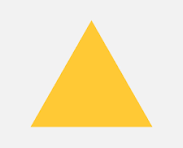
#> input picture CVOpen_Learning/Contour and shape detection/shape.png, 183 x 148 px, found by its file name
$ python contour_fun.py
#> lines starting #> are read from the running program, lines starting #| are printed output that depends on the picture; after the words box and inside, x2 and y2 are one past the last pixel; in counts of white or black regions, pixels touching at a corner belong together
import cv2

img = cv2.imread(r"C:\Users\subin\OneDrive\Desktop\Python_Project\CVOpen_Learning\Contour and shape detection\shape.png")
#> img is the input picture: shape (148, 183, 3); mean B, G, R 196.6, 232.1, 245.1
gray = cv2.cvtColor(img, cv2.COLOR_BGR2GRAY)
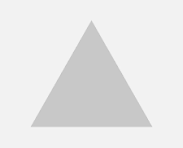
#> gray: shape (148, 183); min 195, max 243, mean 231.9

_, thresh = cv2.threshold(gray, 200, 255, cv2.THRESH_BINARY)
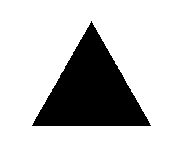
#> thresh: shape (148, 183); 76.9% white; 1 black region

#Find Contours

contours, hierarchy = cv2.findContours(thresh, cv2.RETR_TREE, cv2.CHAIN_APPROX_SIMPLE)
#> contours = 2 contours; box (x1, y1, x2, y2) and area: (0, 0, 183, 148) 26754, (31, 20, 152, 127) 6431

cv2.drawContours(img, contours, -1, (0,255,0), 3)
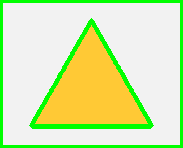
#> img: shape (148, 183, 3); 13.26% of pixels changed, all inside (x1, y1, x2, y2) = (0, 0, 183, 148)

for contour in contours:
    approx = cv2.approxPolyDP(contour, 0.01 * cv2.arcLength(contour, True), True)

    corners = len(approx)

    if corners == 3:
        shape_name = " Triangle"

    elif corners == 4:
        shape_name = " Rectangle"

    elif corners == 5:
        shape_name = "Pentagon"

    elif corners > 5:
        shape_name = " Circle"

    else:
        shape_name = "Unknown"

    cv2.drawContours(img, [approx], 0, (0, 255, 0), 2)
    x = approx.ravel()[0]
    y = approx.ravel()[1] - 10
    cv2.putText(img, shape_name, (x,y), cv2.FONT_HERSHEY_COMPLEX, 0.6,(255,0,0))
#> this loop made 2 passes
#> (approx, corners, shape_name, x, y) on passes 1 to 2: ([[0, 0], [0, 147], [182, 147], [182, 0]], 4, ' Rectangle', 0, -10), ([[91, 20], [150, 126], [31, 125]], 3, ' Triangle', 91, 10)
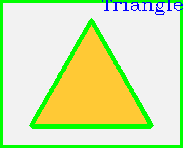
#> img: shape (148, 183, 3); 1.02% of pixels changed, all inside (x1, y1, x2, y2) = (102, 0, 183, 124)

cv2.imshow("Contours", img)
cv2.waitKey(0)
cv2.destroyAllWindows()
